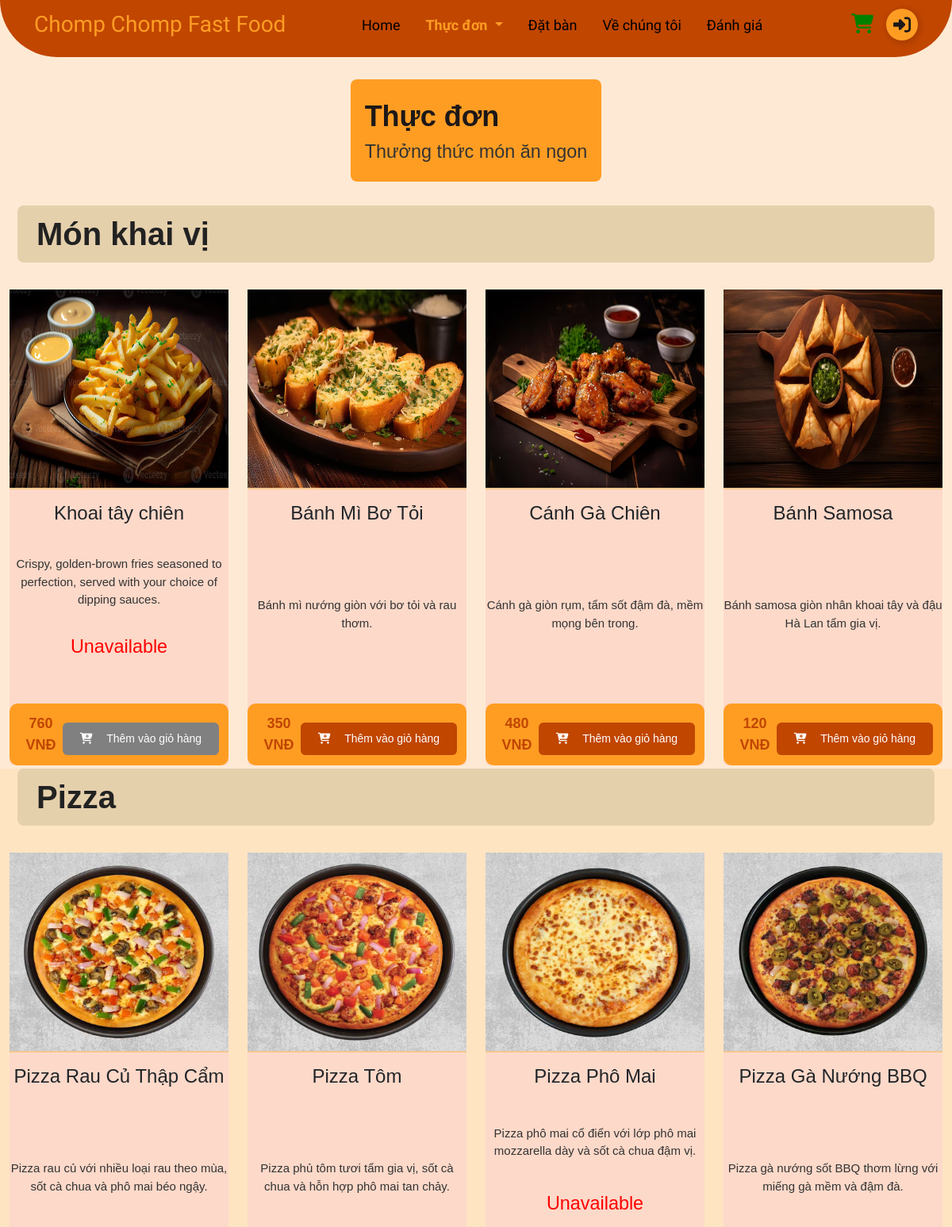
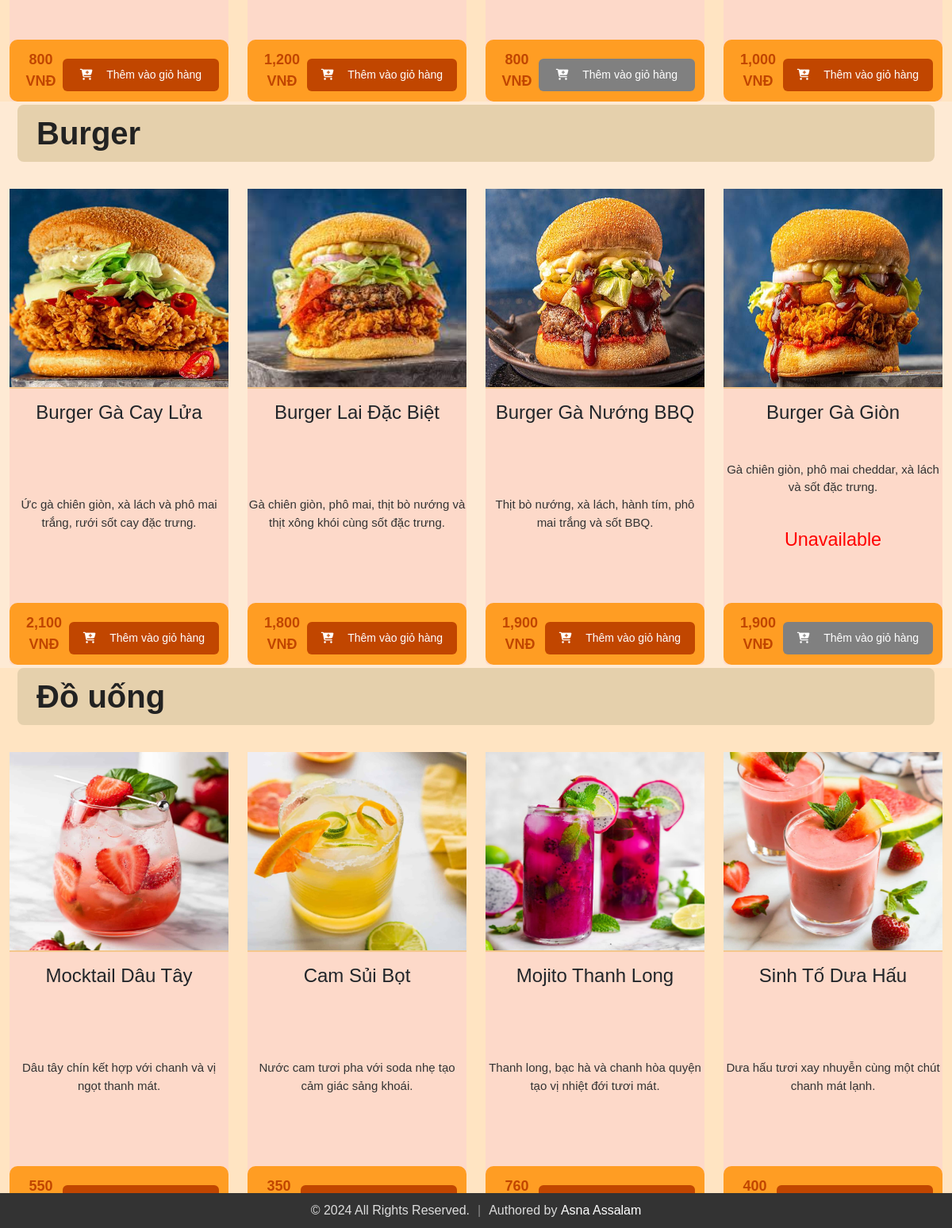
Page /menu.php on the committed database (2 pictures, top to bottom).
### tables this page shows
CREATE TABLE `menuitem` (
  `itemId` int(11) NOT NULL,
  `itemName` varchar(255) NOT NULL,
  `catName` varchar(255) NOT NULL,
  `price` varchar(255) NOT NULL,
  `status` enum('Available','Unavailable','','') NOT NULL DEFAULT 'Available',
  `description` varchar(255) NOT NULL,
  `image` varchar(255) NOT NULL,
  `dateCreated` timestamp NOT NULL DEFAULT current_timestamp(),
  `updatedDate` datetime NOT NULL,
  `is_popular` tinyint(1) DEFAULT 0
);

### menu.php (the view, shortened to what this page needs)
<?php
include 'db_connection.php';
$categoryQuery = 'SELECT DISTINCT catName FROM menuitem';
$categoryResult = $conn->query($categoryQuery);
$categories = [];
while ($row = $categoryResult->fetch_assoc()) {
    $categories[] = $row['catName'];
}
?>
<!DOCTYPE html>
<html lang="en">
<head>
    <link rel='stylesheet' href='https://cdnjs.cloudflare.com/ajax/libs/twitter-bootstrap/4.5.2/css/bootstrap.min.css' />
    <link rel='stylesheet' href='https://cdnjs.cloudflare.com/ajax/libs/font-awesome/5.9.0/css/all.min.css' />
    <link rel="stylesheet" href="https://cdnjs.cloudflare.com/ajax/libs/font-awesome/6.2.0/css/all.min.css" />
    <link rel="stylesheet" href="index.css">
    <link rel="stylesheet" href="menu.css" />
</head>
<body>
<?php
if (isset($_SESSION['userloggedin']) && $_SESSION['userloggedin']) {
    include 'nav-logged.php';
} else {
    include 'navbar.php';
}
?>
<div class="heading">
    <div class="row heading-title">Thực đơn</div>
    <div class="row heading-description">Thưởng thức món ăn ngon</div>
</div>
<?php foreach ($categories as $category): ?>
    <section id="<?= strtolower($category) ?>">
        <div class="container-fluid">
            <h1 class="mt-1"> <?= $category ?> </h1>
            <div class="row">
                <?php
                $stmt = $conn->prepare('SELECT * FROM menuitem WHERE catName = ?');
                $stmt->bind_param('s', $category);
                $stmt->execute();
                $result = $stmt->get_result();
                while ($row = $result->fetch_assoc()) :
                    $buttonClass = $row['status'] == 'Unavailable' ? 'disabled-button' : '';
                ?>
                    <div class="col-md-6 col-lg-3 col-sm-12 menu-item col-xs-12">
                        <div class="mt-4" style="background-color: #fdd9c9; border-radius: 5px;">
                            <img src="uploads/<?= $row['image'] ?>" alt="image" class="card-img-top" height="250">
                            <div class="card-body">
                                <h4 class="card-title text-center mt-3"><?= $row['itemName'] ?></h4>
                                <p class="card-title text-center description"><?= $row['description'] ?></p>
                                <?php if ($row['status'] == 'Unavailable') : ?>
                                    <p class="card-status" style="color: red; text-align: center; font-size: 1.3em;">
                                        <?= $row['status']; ?>
                                    </p>
                                <?php endif; ?>
                                <div style="text-align: center;">
                                    <form action="" class="form-submit">
                                        <div class="button-container mt-2">
                                            <p class="card-text text-center "><?= number_format($row['price']) ?> VNĐ</p>
                                            <button class="addItemBtn <?= $buttonClass ?>" type="button">
                                                <i class="fas fa-cart-plus"></i> &nbsp;&nbsp;Thêm vào giỏ hàng
                                            </button>
                                        </div>
                                    </form>
                                </div>
                            </div>
                        </div>
                    </div>
                <?php endwhile; ?>
            </div>
        </div>
    </section>
<?php endforeach; ?>
</body>
</html>

### navbar.php (shortened to what this page needs)
<!DOCTYPE html>
<html lang="en">
<head>
  <link href="https://cdn.jsdelivr.net/npm/bootstrap@5.3.3/dist/css/bootstrap.min.css" rel="stylesheet" />
  <link rel="stylesheet" href="https://cdnjs.cloudflare.com/ajax/libs/font-awesome/6.2.0/css/all.min.css" />
</head>
<body>
  <?php
  $current_page = basename($_SERVER['PHP_SELF']);
  ?>
  <div>
    <nav class="navbar navbar-expand-md fixed-top">
      <div class="container-fluid nav-container">
        <a class="navbar-brand me-auto logo" href="index.php">Chomp Chomp Fast Food</a>
        <div class="offcanvas offcanvas-end" tabindex="-1" id="offcanvasNavbar" aria-labelledby="offcanvasNavbarLabel">
          <div class="offcanvas-body text-center">
            <ul class="navbar-nav justify-content-center flex-grow-1 pe-3">
              <li class="nav-item">
                <a class="nav-link mx-lg-2 <?php echo $current_page == 'index.php' ? 'active' : ''; ?>" aria-current="page" href="index.php">Home</a>
              </li>
              <li class="nav-item dropdown">
                <a class="nav-link dropdown-toggle mx-lg-2 <?php echo $current_page == 'menu.php' ? 'active' : ''; ?>" href="menu.php" role="button" aria-haspopup="true" aria-expanded="false">
                  Thực đơn
                </a>
              </li>
              <li class="nav-item">
                <a class="nav-link mx-lg-2 <?php echo $current_page == 'index.php#Reservation' ? 'active' : ''; ?>" href="index.php#Reservation">Đặt bàn</a>
              </li>
              <li class="nav-item">
                <a class="nav-link mx-lg-2 <?php echo $current_page == 'index.php#About-Us' ? 'active' : ''; ?>" href="index.php#About-Us">Về chúng tôi</a>
              </li>
              <li class="nav-item">
                <a class="nav-link mx-lg-2 <?php echo $current_page == '#review' ? 'active' : ''; ?>" href="#review">Đánh giá</a>
              </li>
            </ul>
          </div>
        </div>
        <a class="nav-link cart <?php echo $current_page == 'cart.php' ? 'active' : ''; ?>" href="cart.php"><i class="fas fa-shopping-cart"></i> <span id="cart-item" class="badge badge-danger"></span></a>
        <a href="login.php">
          <button class="Btn ms-3">
            <div class="sign">
            </div>
          </button>
        </a>
      </div>
    </nav>
  </div>
</body>
</html>

### index.css (style rules this page uses)
* { margin: 0; padding: 0; }
body { padding-top: 95px; background: #feead4; }
footer { background-color: #333; color: #fff; padding: 40px 0; text-align: center; }
.footer-container { max-width: 1200px; margin: auto; padding: 0 20px; }
form button { width: 100%; padding: 10px; background-color: #c14600; border: none; color: #fff; border-radius: 4px; cursor: pointer; margin-top: 10px; }

### menu.css (style rules this page uses)
* { margin: 0; padding: 0; box-sizing: border-box; }
body { background-color: #FEF9E1; font-family: "Poppins", sans-serif; padding-top: 100px; overflow-x: hidden; }
a { color: white; text-decoration: none; }
.heading { text-align: center; background-color: #FF9D23; padding: 20px 30px; border-radius: 8px; margin: 0 auto 30px; max-width: fit-content; }
.heading-title { font-size: 2.0em; font-weight: 600; color: #1d1818; }
.heading-description { font-size: 1.3em; font-weight: 400; color: #333; }
section h1 { background-color: #E5D0AC; color: #222; padding: 12px 24px; margin: 10px; border-radius: 8px; font-weight: 600; }
section:nth-child(odd) { background-color: #E5D0AC; }
section:nth-child(even) { background-color: #FEF9E1; }
.card-body { padding: 20px; border-top: 2px solid #f4c78d; display: flex; flex-direction: column; justify-content: space-between; min-height: 350px; }
.card-body .description { margin-top: 8px; font-size: 15px; line-height: 1.5; color: #333; }
.card-status { color: red; font-size: 1.3em; text-align: center; }
.button-container { margin-top: auto; background-color: #FF9D23; padding: 12px; border-radius: 10px; display: flex; justify-content: space-between; align-items: center; }
.button-container p { margin: 0; font-size: 18px; font-weight: 600; color: #C14600; }
.addItemBtn { background-color: #C14600; color: white; border: none; padding: 10px 16px; border-radius: 6px; cursor: pointer; font-size: 14px; }
.addItemBtn i { margin-right: 6px; }
.disabled-button { background-color: gray !important; color: white !important; cursor: not-allowed; }
.disabled-button i { color: white !important; }
@media (min-width: 990px) and (max-width: 1400px) { .menu-item { flex: 0 0 33.33%; max-width: 33.33%; } }

### menu.php (style rules this page uses)
.disabled-button { background-color: gray; color: white; cursor: not-allowed; pointer-events: none; }
.disabled-button i { color: white; }
section:nth-child(odd) { background-color: #ffe4c2; }
section:nth-child(even) { background-color: #feead4; }

### navbar.php (style rules this page uses)
* { margin: 0; padding: 0; }
body { background-color: #feead4; font-family: "Baloo 2", sans-serif; font-weight: 300; font-style: normal; font-size: large; }
a { color: white; text-decoration: none; }
.navbar-brand, .offcanvas-header { color: #ff9d23; font-family: "Chewy", system-ui; font-optical-sizing: auto; font-weight: 500; font-style: normal; font-size: 28px; }
.nav-container { margin-right: 30px; margin-left: 30px; padding-bottom: 15px; padding-right: 13px; padding-left: 13px; }
.Btn { display: flex; align-items: center; justify-content: flex-start; width: 40px; height: 40px; border: none; border-radius: 50%; cursor: pointer; position: relative; overflow: hidden; transition-duration: 0.3s; box-shadow: 2px 2px 10px rgba(0, 0, 0, 0.199); background-color: #ff9d23; }
.sign { width: 100%; transition-duration: 0.3s; display: flex; align-items: center; justify-content: center; }
.sign svg { width: 22px; }
.nav-link { color: black; font-weight: 500; transition: 0.3s color ease; font-family: "Lexend", sans-serif; font-optical-sizing: auto; font-weight: 480; font-style: light; }
.nav-link:hover, .nav-link.active { color: #ff9d23; }
.navbar-nav .nav-link.active, .navbar-nav .nav-link:hover, .navbar-nav .nav-link:focus { color: #ff9d23; }
.navbar { border-bottom-left-radius: 80px; border-bottom-right-radius: 80px; padding: 5px 0px 0px 0px; background-color: #c14600; }
.cart { color: green; font-size: 25px; cursor: pointer; }
.offcanvas-body { background: #c14600; }
.navbar .active { color: #ff9d23; font-weight: 700; }

### rows in the picture
menuitem: image (picture), itemName "Khoai tây chiên", description "Crispy, golden-brown fries seasoned to perfection, served with your choice of dipping sauces.", status "Unavailable", price "760"
menuitem: image (picture), itemName "Bánh Mì Bơ Tỏi", description "Bánh mì nướng giòn với bơ tỏi và rau thơm.", price "350"
menuitem: image (picture), itemName "Cánh Gà Chiên", description "Cánh gà giòn rụm, tẩm sốt đậm đà, mềm mọng bên trong.", price "480"
menuitem: image (picture), itemName "Bánh Samosa", description "Bánh samosa giòn nhân khoai tây và đậu Hà Lan tẩm gia vị.", price "120"
menuitem: image (picture), itemName "Pizza Rau Củ Thập Cẩm", description "Pizza rau củ với nhiều loại rau theo mùa, sốt cà chua và phô mai béo ngậy.", price "800"
menuitem: image (picture), itemName "Pizza Tôm", description "Pizza phủ tôm tươi tẩm gia vị, sốt cà chua và hỗn hợp phô mai tan chảy.", price "1,200"
menuitem: image (picture), itemName "Pizza Phô Mai", description "Pizza phô mai cổ điển với lớp phô mai mozzarella dày và sốt cà chua đậm vị.", status "Unavailable", price "800"
menuitem: image (picture), itemName "Pizza Gà Nướng BBQ", description "Pizza gà nướng sốt BBQ thơm lừng với miếng gà mềm và đậm đà.", price "1,000"
menuitem: image (picture), itemName "Burger Gà Cay Lửa", description "Ức gà chiên giòn, xà lách và phô mai trắng, rưới sốt cay đặc trưng.", price "2,100"
menuitem: image (picture), itemName "Burger Lai Đặc Biệt", description "Gà chiên giòn, phô mai, thịt bò nướng và thịt xông khói cùng sốt đặc trưng.", price "1,800"
menuitem: image (picture), itemName "Burger Gà Nướng BBQ", description "Thịt bò nướng, xà lách, hành tím, phô mai trắng và sốt BBQ.", price "1,900"
menuitem: image (picture), itemName "Burger Gà Giòn", description "Gà chiên giòn, phô mai cheddar, xà lách và sốt đặc trưng.", status "Unavailable", price "1,900"
menuitem: image (picture), itemName "Mocktail Dâu Tây", description "Dâu tây chín kết hợp với chanh và vị ngọt thanh mát.", price "550"
menuitem: image (picture), itemName "Cam Sủi Bọt", description "Nước cam tươi pha với soda nhẹ tạo cảm giác sảng khoái.", price "350"
menuitem: image (picture), itemName "Mojito Thanh Long", description "Thanh long, bạc hà và chanh hòa quyện tạo vị nhiệt đới tươi mát.", price "760"
menuitem: image (picture), itemName "Sinh Tố Dưa Hấu", description "Dưa hấu tươi xay nhuyễn cùng một chút chanh mát lạnh.", price "400"

### other values in the picture
$category "Món khai vị"
$category "Pizza"
$category "Burger"
$category "Đồ uống"
